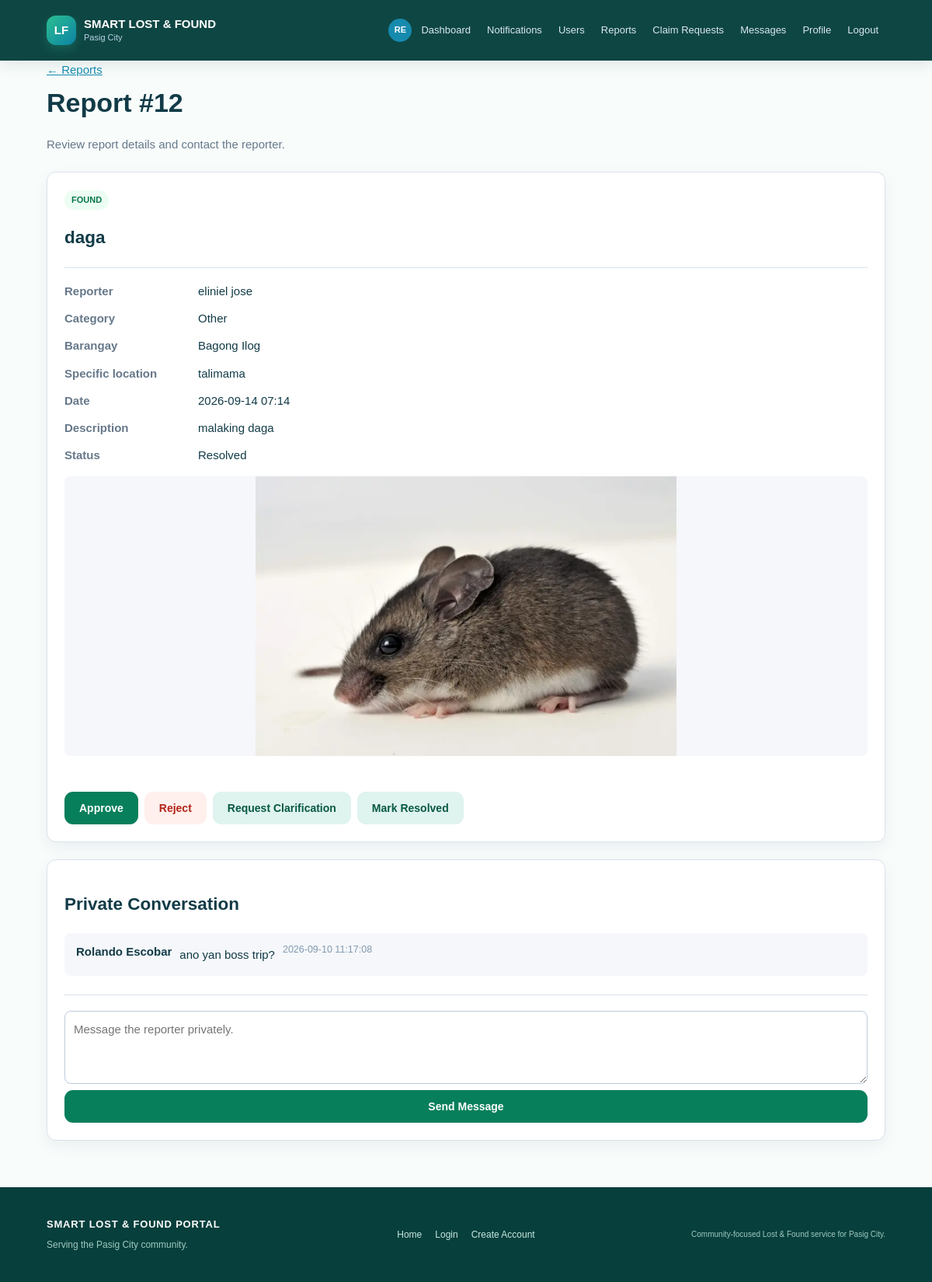
/admin/reports/12 (signed in), run on the app's committed database.
### tables this page shows
CREATE TABLE items (id INTEGER PRIMARY KEY AUTOINCREMENT, user_id INTEGER NOT NULL, item_type TEXT NOT NULL, item_name TEXT NOT NULL, category TEXT NOT NULL, location TEXT NOT NULL, item_date TEXT NOT NULL, item_time TEXT, color TEXT, description TEXT, status TEXT NOT NULL DEFAULT 'ACTIVE', created_at TEXT DEFAULT CURRENT_TIMESTAMP, additional_details TEXT, contact_info TEXT, image_filename TEXT, updated_at TEXT, specific_location TEXT, review_notes TEXT, FOREIGN KEY(user_id) REFERENCES users(id));

CREATE TABLE users (id INTEGER PRIMARY KEY AUTOINCREMENT, username TEXT UNIQUE NOT NULL, email TEXT UNIQUE NOT NULL, password_hash TEXT NOT NULL, role TEXT NOT NULL DEFAULT 'STUDENT', full_name TEXT, student_id TEXT, security_question TEXT, security_answer_hash TEXT, account_status TEXT DEFAULT 'ACTIVE', created_at TEXT, profile_picture TEXT, theme_preference TEXT DEFAULT 'light');

CREATE TABLE messages (id INTEGER PRIMARY KEY AUTOINCREMENT, sender_id INTEGER NOT NULL, recipient_id INTEGER, item_id INTEGER, claim_id INTEGER, body TEXT NOT NULL, created_at TEXT DEFAULT CURRENT_TIMESTAMP, read_at TEXT, FOREIGN KEY(sender_id) REFERENCES users(id), FOREIGN KEY(recipient_id) REFERENCES users(id), FOREIGN KEY(item_id) REFERENCES items(id), FOREIGN KEY(claim_id) REFERENCES claims(id));

### main.py (the view)
@app.route("/admin/reports/<int:item_id>")
def admin_report_detail(item_id):
    if (blocked := admin_required()):
        return blocked
    conn = get_connection()
    report_row = conn.execute("SELECT items.*,users.full_name,users.email,users.profile_picture FROM items JOIN users ON users.id=items.user_id WHERE items.id=?", (item_id,)).fetchone()
    messages = conn.execute("SELECT messages.*,users.full_name,users.email,users.profile_picture FROM messages JOIN users ON users.id=messages.sender_id WHERE messages.item_id=? AND messages.claim_id IS NULL ORDER BY messages.id", (item_id,)).fetchall()
    conn.close()
    if not report_row:
        abort(404)
    return render_template("admin_report_detail.html", report=report_row, messages=messages)

### database.py (called while the page is built)
def get_connection():
    conn = sqlite3.connect(DB_NAME)
    conn.row_factory = sqlite3.Row
    conn.execute("PRAGMA foreign_keys = ON")
    return conn

### main.py (called while the page is built)
def is_admin(user=None):
    return bool(user and str(user["role"]).upper() == "ADMIN")

def current_user():
    user_id = session.get("user_id")
    if not user_id:
        return None
    conn = get_connection()
    user = conn.execute("SELECT * FROM users WHERE id=?", (user_id,)).fetchone()
    conn.close()
    return user

def user_required(message="Please log in to continue."):
    if not session.get("user_id"):
        flash(message, "info")
        return redirect(url_for("login", next=request.path))
    return None

def admin_required():
    blocked = user_required("Please log in as an administrator to continue.")
    if blocked:
        return blocked
    if not is_admin(current_user()):
        abort(403)
    return None

def avatar_url(user):
    filename = user["profile_picture"] if user and "profile_picture" in user.keys() else None
    return url_for("static", filename=f"uploads/avatars/{filename}") if filename else None

def initials(user):
    name = (user["full_name"] if user and "full_name" in user.keys() else "") or "User"
    parts = [part for part in name.split() if part]
    return "".join(part[0] for part in parts[:2]).upper() or "U"

def public_item_image(filename):
    return url_for("static", filename=f"uploads/{filename}") if filename else None

@app.context_processor
def template_context():
    user = current_user()
    unread = 0
    if user:
        conn = get_connection()
        unread = conn.execute("SELECT COUNT(*) FROM notifications WHERE user_id=? AND is_read=0", (user["id"],)).fetchone()[0]
        conn.close()
    return {
        "current_user": user,
        "categories": CATEGORIES,
        "barangays": BARANGAYS,
        "all_barangays": ALL_BARANGAYS,
        "public_item_image": public_item_image,
        "avatar_url": avatar_url,
        "initials": initials,
        "unread_notifications": unread,
        "claim_code": claim_code,
        "theme": (user["theme_preference"] if user and user["theme_preference"] in ("light", "dark", "system") else "light") if user else "light"
    }

### templates/admin_report_detail.html
{% extends "base.html" %}{% block title %}Report #{{ report['id'] }} | Pasig City{% endblock %}{% block content %}<div class="page-head"><a href="{{ url_for('admin_reports') }}">&larr; Reports</a><h1>Report #{{ report['id'] }}</h1><p class="muted">Review report details and contact the reporter.</p></div><section class="panel"><span class="badge {{ report['item_type']|lower }}">{{ report['item_type']|title }}</span><h2>{{ report['item_name'] }}</h2><dl><dt>Reporter</dt><dd>{{ report['full_name'] or report['email'] }}</dd><dt>Category</dt><dd>{{ report['category'] }}</dd><dt>Barangay</dt><dd>{{ report['location'] }}</dd><dt>Specific location</dt><dd>{{ report['specific_location'] or 'Not provided' }}</dd><dt>Date</dt><dd>{{ report['item_date'] }} {{ report['item_time'] or '' }}</dd><dt>Description</dt><dd>{{ report['description'] or 'No description.' }}</dd><dt>Status</dt><dd>{{ report['status']|title }}</dd></dl>{% if report['image_filename'] %}<img class="detail-image" src="{{ public_item_image(report['image_filename']) }}" alt="Report image">{% endif %}<div class="admin-actions"><form method="post" action="{{ url_for('admin_report_action',item_id=report['id'],action='approve') }}"><button class="btn primary">Approve</button></form><form method="post" action="{{ url_for('admin_report_action',item_id=report['id'],action='reject') }}"><button class="btn danger">Reject</button></form><form method="post" action="{{ url_for('admin_report_action',item_id=report['id'],action='request-info') }}"><input type="hidden" name="notes" value="Please provide clarification about this report."><button class="btn secondary">Request Clarification</button></form><form method="post" action="{{ url_for('admin_report_action',item_id=report['id'],action='resolve') }}"><button class="btn secondary">Mark Resolved</button></form></div></section><section class="panel"><h2>Private Conversation</h2>{% for message in messages %}<div class="chat-message"><b>{{ message['full_name'] or message['email'] }}</b><p>{{ message['body'] }}</p><small>{{ message['created_at'] }}</small></div>{% else %}<div class="empty">No messages yet.</div>{% endfor %}<form method="post" action="{{ url_for('admin_report_message',item_id=report['id']) }}" class="message-form"><textarea name="body" rows="3" placeholder="Message the reporter privately." required></textarea><button class="btn primary">Send Message</button></form></section>{% endblock %}

### templates/base.html
<!doctype html><html lang="en" data-theme="{{ theme }}"><head><meta charset="utf-8"><meta name="viewport" content="width=device-width,initial-scale=1"><script>document.documentElement.dataset.theme={{ theme|tojson }};</script><title>{% block title %}SMART LOST & FOUND PORTAL | Pasig City{% endblock %}</title><link rel="stylesheet" href="{{ url_for('static',filename='style.css') }}"><link rel="stylesheet" href="{{ url_for('static',filename='home.css') }}"></head><body><nav class="navbar"><a class="brand" href="{{ url_for('home') }}"><span class="brand-mark">LF</span><span>SMART LOST & FOUND<br><small>Pasig City</small></span></a><div class="nav-links">{% if current_user %}{% if avatar_url(current_user) %}<img class="avatar avatar-small" src="{{ avatar_url(current_user) }}" alt="Profile picture">{% else %}<span class="avatar avatar-small">{{ initials(current_user) }}</span>{% endif %}{% if current_user['role']|upper == 'ADMIN' %}<a href="{{ url_for('admin_dashboard') }}">Dashboard</a><a href="{{ url_for('notifications') }}">Notifications{% if unread_notifications %} ({{ unread_notifications }}){% endif %}</a><a href="{{ url_for('admin_users') }}">Users</a><a href="{{ url_for('admin_reports') }}">Reports</a><a href="{{ url_for('admin_claims') }}">Claim Requests</a><a href="{{ url_for('admin_messages') }}">Messages</a><a href="{{ url_for('profile') }}">Profile</a><a href="{{ url_for('logout') }}">Logout</a>{% else %}<a href="{{ url_for('dashboard') }}">Dashboard</a><a href="{{ url_for('notifications') }}">Notifications{% if unread_notifications %} ({{ unread_notifications }}){% endif %}</a><a href="{{ url_for('profile') }}">Profile</a><a href="{{ url_for('logout') }}">Logout</a>{% endif %}{% else %}<a href="{{ url_for('home') }}">Home</a><a href="{{ url_for('login') }}">Login</a><a class="nav-cta" href="{{ url_for('register') }}">Create Account</a>{% endif %}</div></nav><main class="container">{% with messages=get_flashed_messages(with_categories=true) %}{% for category,message in messages %}<div class="alert {{ category }}">{{ message }}</div>{% endfor %}{% endwith %}{% block content %}{% endblock %}</main><footer class="site-footer"><div><strong>SMART LOST & FOUND PORTAL</strong><p>Serving the Pasig City community.</p></div><div class="footer-links"><a href="{{ url_for('home') }}">Home</a><a href="{{ url_for('login') }}">Login</a><a href="{{ url_for('register') }}">Create Account</a></div><small>Community-focused Lost & Found service for Pasig City.</small></footer></body></html>

### static/style.css (style rules this page uses)
* { box-sizing:border-box }
body { margin:0;background:#f5f7fa;color:#172033;font:15px/1.55 Arial,Helvetica,sans-serif }
.navbar { min-height:72px;padding:0 5%;background:#102a43;color:#fff;display:flex;align-items:center;justify-content:space-between;gap:20px }
.brand { color:#fff;text-decoration:none;font-weight:800;display:flex;align-items:center;gap:10px;line-height:1.1 }
.brand small { font-weight:500;color:#b8d4e8;font-size:11px }
.brand-mark { width:38px;height:38px;border-radius:10px;background:#168aad;color:#fff;display:inline-flex;align-items:center;justify-content:center;font-weight:800 }
.nav-links { display:flex;align-items:center;flex-wrap:wrap;gap:3px }
.nav-links a { color:#d9e8f2;text-decoration:none;padding:9px;border-radius:8px;font-size:13px }
.container { width:min(1180px,90%);margin:35px auto 60px }
.home-note,.primary-action,.feature-card,.action-card,.panel,.item-card,.admin-row { background:#fff;border:1px solid #d9e2ec;border-radius:12px;box-shadow:0 7px 20px rgba(16,42,67,.06) }
.page-head { margin-bottom:24px }
.page-head h1 { margin:5px 0;font-size:34px }
.muted { color:#66788a }
.btn { display:inline-block;border:0;border-radius:8px;padding:11px 16px;text-decoration:none;cursor:pointer;font-weight:700;font-size:14px }
.btn.primary { background:#168aad;color:#fff }
.btn.secondary { background:#e8f1f5;color:#164e63 }
.btn.danger { background:#fff0ed;color:#b42318 }
.form small,small { color:#66788a }
.panel { padding:22px;margin-bottom:22px }
.detail-image { width:100%;max-height:360px;object-fit:contain;border-radius:8px;background:#f5f7fa;margin-bottom:18px }
.badge,.status { display:inline-block;border-radius:999px;padding:4px 9px;font-size:11px;font-weight:800;text-transform:uppercase }
.badge.found { background:#ecfdf3;color:#067647 }
.message-form { border-top:1px solid #d9e2ec;margin-top:24px;padding-top:20px;display:flex;flex-direction:column;gap:8px }
.message-form textarea { padding:11px;border:1px solid #bcccdc;border-radius:8px;font:inherit }
dl { display:grid;grid-template-columns:160px 1fr;gap:12px;border-top:1px solid #d9e2ec;padding-top:18px;margin-top:20px;text-align:left }
dt { font-weight:700;color:#66788a }
dd { margin:0 }
.back-link,a { color:#168aad }
footer { text-align:center;color:#829ab1;padding:28px;font-size:12px }
.admin-actions { display:flex;flex-wrap:wrap;gap:8px;margin-top:22px }
.chat-message { padding:12px 15px;margin:8px 0;background:#f5f7fa;border-radius:8px;display:flex;align-items:flex-start;gap:10px }
.chat-message p { margin:4px 0 }
.chat-message small { color:#829ab1 }
.avatar { width:42px;height:42px;border-radius:50%;object-fit:cover;background:#168aad;color:#fff;display:inline-flex;align-items:center;justify-content:center;font-weight:800;flex:0 0 auto }
.avatar-small { width:30px;height:30px;font-size:11px }

### static/home.css (style rules this page uses)
:root { --pasig-green: #087f5b; --pasig-green-dark: #075943; --pasig-blue: #087ea4; --pasig-ink: #123b47; --pasig-mist: #eef8f5; --pasig-line: #d8ebe5; }
body { background: #f8fcfb; color: var(--pasig-ink); }
.navbar { min-height: 78px; padding: 0 max(5%, calc((100% - 1220px) / 2)); background: rgba(7, 65, 61, .97); box-shadow: 0 4px 18px rgba(7, 65, 61, .12); }
.brand-mark { background: linear-gradient(135deg, #2bbf91, #0c82a4); border-radius: 12px; box-shadow: 0 5px 14px rgba(43, 191, 145, .25); }
.container { width: min(1220px, 90%); margin-top: 0; }
.btn { border-radius: 11px; padding: 13px 19px; transition: transform .2s ease, box-shadow .2s ease, background .2s ease; }
.btn.primary { background: var(--pasig-green); }
.btn.secondary { background: #dff3ef; color: var(--pasig-green-dark); }
.site-footer { display: grid; grid-template-columns: 1fr auto 1fr; align-items: center; gap: 20px; padding: 38px max(5%, calc((100% - 1220px) / 2)); color: #d0e9e4; background: #073f3c; text-align: left; }
.site-footer strong { color: white; font-size: 13px; letter-spacing: .8px; }
.site-footer p { margin: 7px 0 0; color: #9fcac0; font-size: 12px; }
.site-footer small { justify-self: end; color: #9fcac0; }
.footer-links { display: flex; gap: 17px; }
.footer-links a { color: #c8e9e2; font-size: 12px; text-decoration: none; }

### data on the page
items: id "12", item_type "FOUND", item_name "daga", category "Other", location "Bagong Ilog", specific_location "talimama", item_date "2026-09-14", item_time "07:14", description "malaking daga", status "Resolved", image_filename (picture)
users: full_name "eliniel jose"
messages: full_name "Rolando Escobar", body "ano yan boss trip?", created_at "2026-09-10 11:17:08"

### other printed values
{{ initials(current_user) }} "RE"
